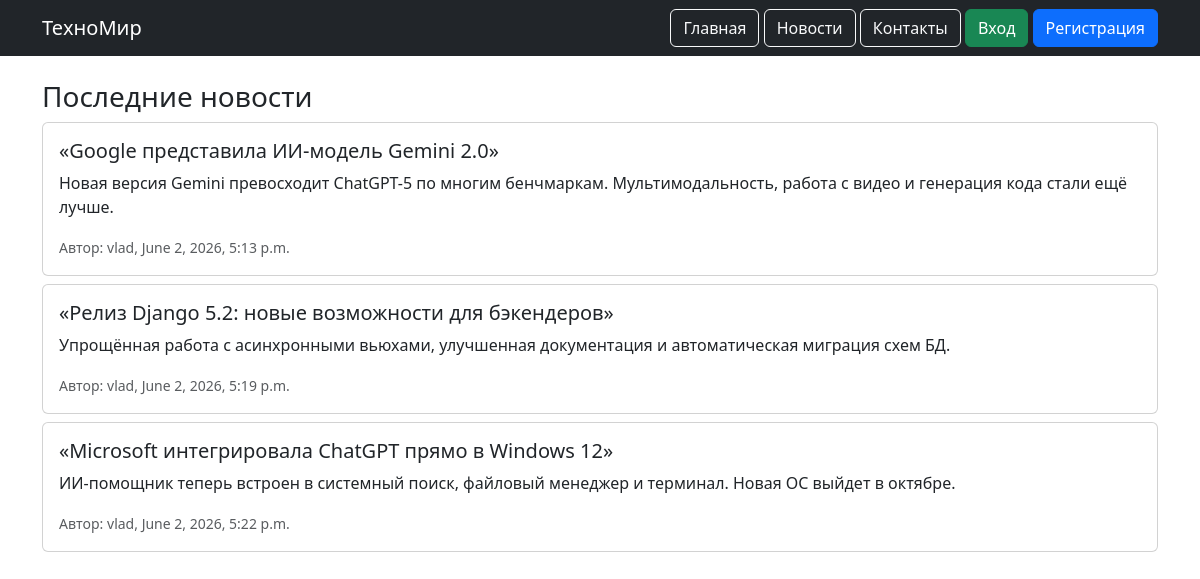
The page / on the database its author committed.
### newsapp/models.py (models this page shows)
class News(models.Model):
    title = models.CharField(max_length=200)
    content = models.TextField()
    author = models.ForeignKey(User, on_delete=models.CASCADE)
    pub_date = models.DateTimeField(default=timezone.now)
    image = models.ImageField(upload_to='news/', blank=True, null=True)

### newsapp/views.py (the view)
# urls.py: path('', views.index, name='index'),
def index(request):
    latest_news = News.objects.all()[:3]
    return render(request, 'index.html', {'latest_news': latest_news})

### newsapp/templates/index.html (shortened to what this page needs)
{% extends 'base.html' %}
{% block content %}
<h3>Последние новости</h3>
{% for item in latest_news %}
    <div class="card mb-2">
        <div class="card-body">
            <h5>{{ item.title }}</h5>
            <p>{{ item.content|truncatewords:20 }}</p>
            <small class="text-muted">Автор: {{ item.author.username }}, {{ item.pub_date }}</small>
        </div>
    </div>
{% empty %}
    <p>Новостей пока нет.</p>
{% endfor %}
{% endblock %}

### newsapp/templates/base.html (shortened to what this page needs)
<!DOCTYPE html>
<html>
<head>
    <link href="https://cdn.jsdelivr.net/npm/bootstrap@5.3.0/dist/css/bootstrap.min.css" rel="stylesheet">
</head>
<body>
<nav class="navbar navbar-expand-lg navbar-dark bg-dark">
    <div class="container">
        <a class="navbar-brand" href="/">ТехноМир</a>
        <div>
            <a href="/" class="btn btn-outline-light">Главная</a>
            <a href="/news/" class="btn btn-outline-light">Новости</a>
            <a href="/contacts/" class="btn btn-outline-light">Контакты</a>
            {% if user.is_authenticated %}
                <span class="text-white">{{ user.username }}</span>
                <a href="/logout/" class="btn btn-danger">Выход</a>
            {% else %}
                <a href="/login/" class="btn btn-success">Вход</a>
                <a href="/register/" class="btn btn-primary">Регистрация</a>
            {% endif %}
        </div>
    </div>
</nav>
<div class="container mt-4">
    {% block content %}{% endblock %}
</div>
</body>
</html>

### rows shown on the page
News: title "«Google представила ИИ-модель Gemini 2.0»", content "Новая версия Gemini превосходит ChatGPT-5 по многим бенчмаркам. Мультимодальность, работа с видео и генерация кода стали ещё лучше.", author.username "vlad", pub_date "June 2, 2026, 5:13 p.m."
News: title "«Релиз Django 5.2: новые возможности для бэкендеров»", content "Упрощённая работа с асинхронными вьюхами, улучшенная документация и автоматическая миграция схем БД.", author.username "vlad", pub_date "June 2, 2026, 5:19 p.m."
News: title "«Microsoft интегрировала ChatGPT прямо в Windows 12»", content "ИИ-помощник теперь встроен в системный поиск, файловый менеджер и терминал. Новая ОС выйдет в октябре.", author.username "vlad", pub_date "June 2, 2026, 5:22 p.m."
